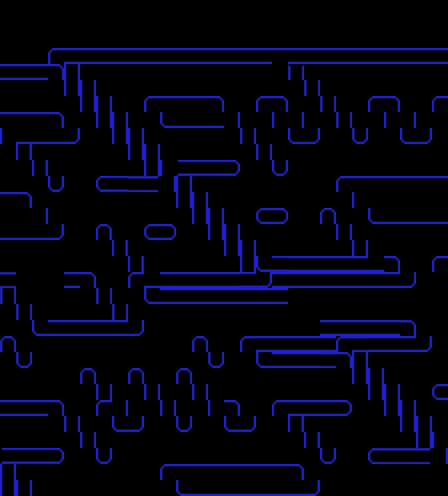

This game map was drawn from its Tiled (.tmx) file and the tilesets committed beside it. A one-line description and the full map source follow:
An orthogonal 28x31 tile map with 16x16 px tiles, 1 tile layer (Tile Layer 1).

<map version="1.10" tiledversion="1.11.2" orientation="orthogonal" renderorder="right-down" width="28" height="31" tilewidth="16" tileheight="16" infinite="0" nextlayerid="2" nextobjectid="1">
 <editorsettings>
  <export target="map2.json" format="json" />
 </editorsettings>
 <tileset firstgid="1" name="map2" tilewidth="16" tileheight="16" tilecount="435" columns="29">
  <image source="pac man tiles/tileset.png" width="470" height="244" />
 </tileset>
 <layer id="1" name="Tile Layer 1" width="28" height="31">
  <data encoding="csv">
0,0,0,0,0,0,0,0,0,0,0,0,0,0,0,0,0,0,0,0,0,0,0,0,0,0,0,0,0,
0,0,0,0,0,0,0,0,0,0,0,0,0,0,0,0,0,0,0,0,0,0,0,0,0,0,0,0,0,
0,0,0,0,0,0,0,0,0,0,0,0,0,0,0,0,0,0,0,0,0,0,0,0,0,0,0,0,0,
1,2,3,4,5,6,7,8,9,10,11,12,13,14,15,16,3,4,5,6,7,8,9,10,11,12,13,14,29,
2684354562,0,0,0,0,0,0,0,0,0,0,0,0,0,44,0,0,0,0,0,0,0,0,0,0,0,0,0,2684354562,
2684354563,0,0,0,0,0,0,0,0,0,0,0,0,0,73,0,0,0,0,0,0,0,0,0,0,0,0,0,2684354563,
2684354564,0,0,96,97,98,97,29,0,0,2684354680,2684354651,0,0,73,0,0,2684354680,2684354651,0,0,2147483677,2147483745,2147483746,2147483745,2147483744,0,0,2684354564,
2684354565,0,0,125,126,127,126,2684354658,0,0,2684354681,2684354652,0,0,102,0,0,2684354681,2684354652,0,0,536871010,2147483774,2147483775,2147483774,2147483773,0,0,2684354565,
2684354566,0,0,0,0,0,0,87,0,0,2684354682,2684354653,0,0,131,0,0,2684354682,2684354653,0,0,2147483735,0,0,0,0,0,0,2684354566,
2684354567,0,0,0,0,0,0,116,0,0,0,0,0,0,0,0,0,0,0,0,0,2147483764,0,0,0,0,0,0,2684354567,
2684354687,1610612780,1610612809,1610612838,1610612867,0,0,1610612951,0,0,0,0,0,0,0,0,0,0,0,0,0,1610612951,0,0,3758096515,3758096486,2684354633,2684354604,536871039,
2684354569,0,0,0,0,0,0,0,0,0,96,97,97,97,98,98,98,2147483745,2147483744,0,0,0,0,0,0,0,0,0,2684354569,
2684354570,0,0,0,0,0,0,0,0,0,536871009,266,266,266,266,266,266,266,2684354657,0,0,0,0,0,0,0,0,0,2684354570,
2684354571,0,0,215,221,0,0,1610613038,0,0,125,126,126,126,127,127,127,2147483774,2147483773,0,0,3221225777,0,0,215,221,0,0,2684354571,
2684354572,0,0,0,0,0,0,1610613037,0,0,0,0,0,0,0,0,0,0,0,0,0,3221225748,0,0,0,0,0,0,2684354572,
536870924,0,0,0,0,0,0,1610612748,0,0,0,0,0,0,0,0,0,0,0,0,0,3221225748,0,0,0,0,0,0,2684354572,
1610612737,1610612766,3221225478,3221225478,3221225478,12,12,127,99,0,0,91,2684354633,0,0,0,14,93,0,0,96,127,12,12,12,1073741830,1073741830,3758096414,3758096385,
12,12,12,12,12,12,12,12,128,0,0,73,0,0,0,0,0,73,0,0,125,12,12,12,12,12,12,12,12,
0,0,0,0,0,0,0,0,0,0,0,73,0,0,0,0,0,73,0,0,0,0,0,0,0,0,0,0,0,
0,0,0,0,0,0,0,0,0,0,0,120,9,9,9,9,9,122,0,0,0,0,0,0,0,0,0,0,0,
12,12,12,12,12,536871037,0,0,212,0,0,0,0,0,0,0,0,0,0,0,212,0,0,2684354685,12,12,12,12,12,
536870913,536870942,2147483654,2147483654,2147483654,2147483773,0,0,131,0,0,0,0,0,0,0,0,0,0,0,131,0,0,125,6,6,6,2684354590,93,
2684354564,0,0,0,0,0,0,0,0,0,0,212,0,0,212,0,0,212,0,0,0,0,0,0,0,0,0,0,2684354564,
2684354565,0,0,0,0,0,0,0,0,0,0,241,0,0,241,0,0,241,0,0,0,0,0,0,0,0,0,0,2684354565,
2684354566,0,0,215,26,27,28,29,0,0,91,1610612862,0,0,88,0,0,1610612833,2147483739,0,0,2147483677,2147483676,2147483675,2147483674,2147483863,0,0,2684354566,
2684354567,0,0,0,0,0,0,58,0,0,1610612832,1610612861,0,0,386,0,0,1610612832,1610612861,0,0,2147483706,0,0,0,0,0,0,2684354567,
1610612752,0,0,0,0,0,0,87,0,0,0,0,0,0,0,0,0,0,0,0,0,2147483735,0,0,0,0,0,0,2684354574,
1610612751,1610612780,1610612809,1610612838,1610612867,0,0,1610612951,0,0,0,0,0,0,0,0,0,0,0,0,0,1610612951,0,0,2684354691,2684354662,2684354633,2684354604,2684354575,
1610612750,0,0,0,0,0,0,0,0,0,96,97,97,97,98,98,98,2147483745,2147483744,0,0,0,0,0,0,0,0,0,2684354576,
2684354571,0,0,0,0,0,0,0,0,0,125,126,126,126,127,127,127,2147483774,2147483773,0,0,0,0,0,0,0,0,0,2684354571,
2684354572,0,0,215,221,0,0,1610613038,0,0,0,0,0,0,0,0,0,0,0,0,0,3221225777,0,0,215,221,0,0,2684354572,
2684354573,0,0,0,0,0,0,1610613037,0,0,0,0,0,0,0,0,0,0,0,0,0,3221225748,0,0,0,0,0,0,2684354573,
2684354574,0,0,0,0,0,0,1610612833,92,92,97,97,97,97,97,97,97,97,97,2147483740,2147483740,3758096481,0,0,0,0,0,0,2684354574,
536871004,92,92,92,92,92,92,208,208,208,179,179,179,179,179,179,179,179,179,208,208,208,92,92,92,92,92,92,2684354652,
120,1073741916,1073741916,3221225570,3221225570,3221225570,3221225570,3221225570,3221225570,3221225570,3221225570,126,126,126,126,126,126,126,3221225570,3221225570,3221225570,3221225570,3221225570,3221225570,3221225570,126,1073741916,1073741916,122,
0,0,0,0,0,0,0,0,0,0,0,0,0,0,0,0,0,0,0,0,0,0,0,0,0,0,0,0,0,
0,0,0,0,0,0,0,0,0,0,0,0,0,0,0,0,0,0,0,0,0,0,0,0,0,0,0,0,0
</data>
 </layer>
</map>
